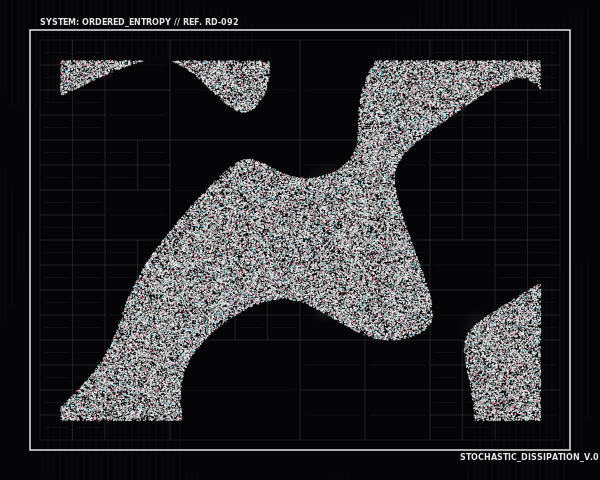

Python code for this plot:
import cairo
import math
import random

# Setup
width, height = 600, 480
surface = cairo.ImageSurface(cairo.FORMAT_ARGB32, width, height)
ctx = cairo.Context(surface)

# Background - Deep Brutalist Black
ctx.set_source_rgb(0.02, 0.02, 0.03)
ctx.paint()

def get_rd_density(x, y):
    """
    Simulates the visual output of a reaction-diffusion (Turing) pattern 
    using multi-scale harmonic synthesis.
    """
    nx, ny = x * 0.015, y * 0.015
    val = 0
    # Layering frequencies to create the "organic/cellular" look
    val += math.sin(nx) * math.cos(ny)
    val += math.sin(nx * 2.1 + ny * 0.5) * 0.5
    val += math.cos(ny * 1.8 - nx * 0.3) * 0.5
    val += math.sin(math.sqrt(nx**2 + ny**2) * 1.5) * 0.3
    
    # Thresholding to create the crisp binary RD boundaries
    return 1.0 if val > 0.2 else 0.0

def draw_dithered_field(ctx, x, y, w, h, grain_density=0.6):
    """
    Creates a stochastic dithered texture based on the RD density field.
    """
    for _ in range(int(w * h * grain_density)):
        px = random.uniform(x, x + w)
        py = random.uniform(y, y + h)
        
        density = get_rd_density(px, py)
        if density > 0:
            # Chromatic Interference: subtle color shifts at the edges of the "ghost"
            if random.random() > 0.98:
                ctx.set_source_rgba(1, 0.1, 0.4, 0.8) # Neon Magenta
            elif random.random() > 0.98:
                ctx.set_source_rgba(0.1, 0.9, 1, 0.8) # Electric Cyan
            else:
                ctx.set_source_rgba(0.95, 0.95, 0.95, 0.7) # Primary White
            
            ctx.rectangle(px, py, 1.2, 1.2)
            ctx.fill()

def draw_recursive_grid(ctx, x, y, w, h, depth):
    """
    Establishes the 'Ordered' foundation through hierarchical subdivision.
    """
    if depth > 0 and (random.random() > 0.4 or depth > 2):
        nw, nh = w / 2, h / 2
        draw_recursive_grid(ctx, x, y, nw, nh, depth - 1)
        draw_recursive_grid(ctx, x + nw, y, nw, nh, depth - 1)
        draw_recursive_grid(ctx, x, y + nh, nw, nh, depth - 1)
        draw_recursive_grid(ctx, x + nw, y + nh, nw, nh, depth - 1)
    else:
        # Draw the structural cell
        ctx.set_line_width(0.4)
        ctx.set_source_rgba(0.3, 0.3, 0.35, 0.5)
        ctx.rectangle(x, y, w, h)
        ctx.stroke()
        
        # Add internal 'Iterative Pulses' - hierarchical lines
        if w > 20:
            margin = 5
            ctx.set_source_rgba(0.5, 0.5, 0.6, 0.2)
            ctx.move_to(x + margin, y + h/2)
            ctx.line_to(x + w - margin, y + h/2)
            ctx.stroke()

# --- EXECUTION ---

# 1. Background Grid Layer (Ordered Foundation)
ctx.set_line_width(0.5)
draw_recursive_grid(ctx, 40, 40, width-80, height-80, 4)

# 2. The 'Generative Ghost' (Reaction-Diffusion Dithering)
# We focus the entropy towards the center to create a sense of 'decay' from the edges
draw_dithered_field(ctx, 60, 60, width-120, height-120, grain_density=0.8)

# 3. High-Frequency Overlays (Systematic Precision)
# Drawing fine vertical data-lines based on the density field
for i in range(0, width, 12):
    for j in range(0, height, 4):
        d = get_rd_density(i, j)
        if d > 0:
            ctx.set_source_rgba(1, 1, 1, 0.15)
            ctx.set_line_width(0.2)
            ctx.move_to(i, j)
            ctx.line_to(i, j + 3)
            ctx.stroke()

# 4. Focal Gaussian Dissipation (Atmospheric Bleed)
# Simulated by soft, low-alpha circles at high-density zones
for _ in range(40):
    rx = random.uniform(100, width-100)
    ry = random.uniform(100, height-100)
    if get_rd_density(rx, ry) > 0:
        rad = random.uniform(5, 25)
        pat = cairo.RadialGradient(rx, ry, 0, rx, ry, rad)
        pat.add_color_stop_rgba(0, 1, 1, 1, 0.08)
        pat.add_color_stop_rgba(1, 1, 1, 1, 0)
        ctx.set_source(pat)
        ctx.arc(rx, ry, rad, 0, 2 * math.pi)
        ctx.fill()

# 5. Final Swiss Framing
ctx.set_source_rgb(0.9, 0.9, 0.9)
ctx.set_line_width(1.5)
ctx.rectangle(30, 30, width-60, height-60)
ctx.stroke()

# Typography-like visual elements (Non-functional 'labels')
ctx.select_font_face("sans-serif", cairo.FONT_SLANT_NORMAL, cairo.FONT_WEIGHT_BOLD)
ctx.set_font_size(8)
ctx.move_to(40, 25)
ctx.show_text("SYSTEM: ORDERED_ENTROPY // REF. RD-092")
ctx.move_to(width-140, height-20)
ctx.show_text("STOCHASTIC_DISSIPATION_V.01")

# IMPORTANT: No surface.write_to_png()
